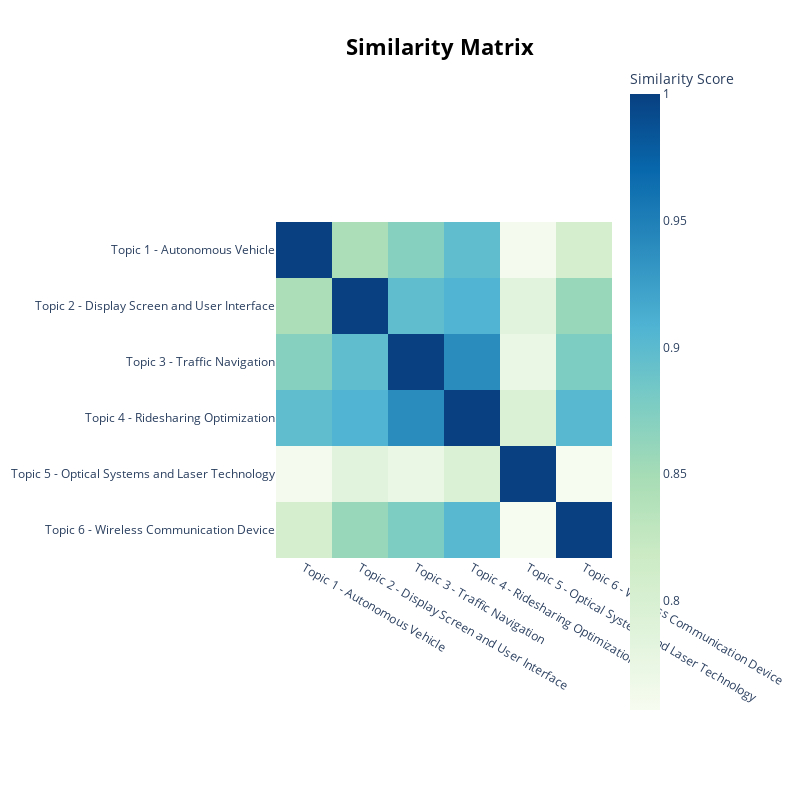

The cell this chart's notebook holds for it:
### Code cell
topic_model.visualize_heatmap(n_clusters=4, custom_labels=True)

### Figure 1 — Plotly figure (JSON) as saved in the notebook; plotly's stock layout.template omitted (floating-point values rounded to 4 significant figures)
{"data": [{"coloraxis": "coloraxis", "hovertemplate": "x: %{x}<br>y: %{y}<br>Similarity Score: %{z}<extra></extra>", "name": "0", "type": "heatmap", "x": ["Topic 1 - Autonomous Vehicle", "Topic 2 - Display Screen and User Interface", "Topic 3 - Traffic Navigation", "Topic 4 - Ridesharing Optimization", "Topic 5 - Optical Systems and Laser Technology", "Topic 6 - Wireless Communication Device"], "xaxis": "x", "y": ["Topic 1 - Autonomous Vehicle", "Topic 2 - Display Screen and User Interface", "Topic 3 - Traffic Navigation", "Topic 4 - Ridesharing Optimization", "Topic 5 - Optical Systems and Laser Technology", "Topic 6 - Wireless Communication Device"], "yaxis": "y", "z": [[1, 0.8445, 0.871, 0.8964, 0.7601, 0.8053], [0.8445, 1, 0.8964, 0.9074, 0.7865, 0.8585], [0.871, 0.8964, 1.0, 0.9403, 0.773, 0.8767], [0.8964, 0.9074, 0.9403, 1.0, 0.7958, 0.9023], [0.7601, 0.7865, 0.773, 0.7958, 1.0, 0.7568], [0.8053, 0.8585, 0.8767, 0.9023, 0.7568, 1.0]]}], "layout": {"coloraxis": {"colorbar": {"title": {"text": "Similarity Score"}}, "colorscale": [[0, "rgb(247,252,240)"], [0.125, "rgb(224,243,219)"], [0.25, "rgb(204,235,197)"], [0.375, "rgb(168,221,181)"], [0.5, "rgb(123,204,196)"], [0.625, "rgb(78,179,211)"], [0.75, "rgb(43,140,190)"], [0.875, "rgb(8,104,172)"], [1, "rgb(8,64,129)"]]}, "height": 800, "hoverlabel": {"bgcolor": "white", "font": {"family": "Rockwell", "size": 16}}, "legend": {"title": {"text": "Trend"}}, "margin": {"t": 60}, "showlegend": true, "title": {"font": {"color": "Black", "size": 22}, "text": "<b>Similarity Matrix</b>", "x": 0.55, "xanchor": "center", "y": 0.95, "yanchor": "top"}, "width": 800, "xaxis": {"anchor": "y", "constrain": "domain", "domain": [0, 1], "scaleanchor": "y"}, "yaxis": {"anchor": "x", "autorange": "reversed", "constrain": "domain", "domain": [0, 1]}}}
